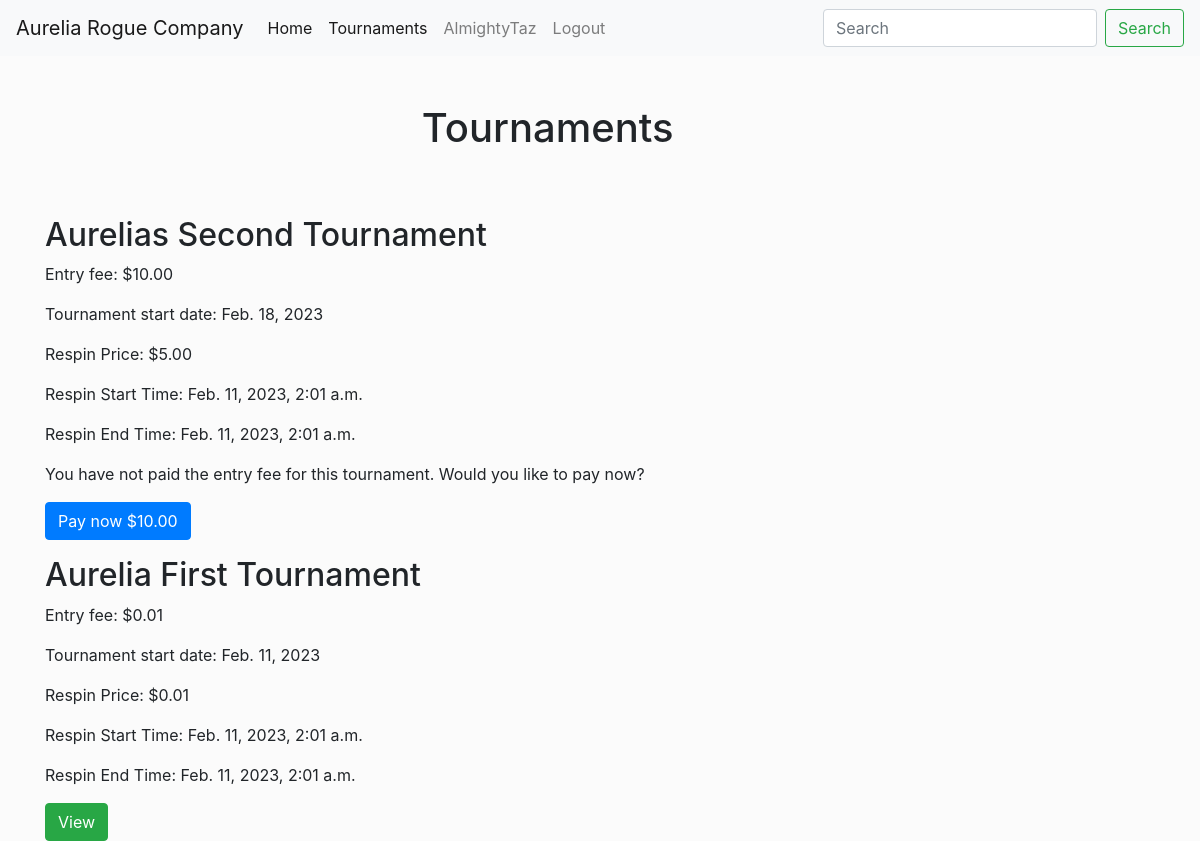
Screenshot of /tournament/ (signed in) with the database file from the repository.
### hoster/models.py (models this page shows, shortened)
class Tournament(models.Model):
    name = models.CharField(max_length=255)
    entry_fee = models.DecimalField(max_digits=6, decimal_places=2)
    respins_fee = models.DecimalField(max_digits=6, decimal_places=2)
    date = models.DateField(blank=True)
    start_time = models.DateTimeField(blank=True)
    entry_end_time = models.DateTimeField(blank=True)
    respins_start_time = models.DateTimeField(blank=True)
    respins_end_time = models.DateTimeField(blank=True)
    profiles = models.ManyToManyField(Profile, through='TournamentAccess')
    teams = models.ManyToManyField(Team, blank=True)
    subs = models.ManyToManyField(Profile, related_name='subs', blank=True)
    class Meta:
        db_table = "Tournament"

### hoster/views.py (the view)
# urls.py: path('tournament/', tournaments_view, name="tournaments"),
def tournaments_view(request):
    tournaments = Tournament.objects.all().order_by('-id')
    if request.user.is_authenticated:
        profile = request.user.profile
        for tournament in tournaments:
            entry = tournament.entry_fee
            if profile in tournament.profiles.all():
                pass
    context = {
        'tournaments': tournaments,
        'profile': request.user.profile
    }
    return render(request, 'tournaments.html', context)

### templates/tournaments.html (shortened to what this page needs)
{% extends 'base.html' %}
{% load static %}
{% block content %}
    <div class="container">
        <div class="row">
            <div class="col-xs-6">
                <div class="container ontent">
                    <div class="row">
                        <div class="col">
                            <h1 class="text-center mt-5">Tournaments</h1>
                            <div class="row mt-5">
                                {% for tournament in tournaments %}
                                    <div class="container mt-3">
                                        <h2>{{ tournament.name }}</h2>
                                        <p>Entry fee: ${{ tournament.entry_fee }}</p>
                                        <p>Tournament start date: {{ tournament.date }}</p>
                                        <p>Respin Price: ${{ tournament.respins_fee }}</p>
                                        <p>Respin Start Time: {{ tournament.respins_start_time }}</p>
                                        <p>Respin End Time: {{ tournament.respins_end_time }}</p>
                                        {% if profile in tournament.profiles.all %}
                                            <a href="{% url 'tournament_detail' tournament.id %}"
                                               class="btn btn-success">View</a>
                                        {% else %}
                                            <p>You have not paid the entry fee for this tournament. Would you like to
                                                pay now?</p>
                                            <a href="{% url 'tournament_payment' tournament.id %}"
                                               class="btn btn-primary">Pay now ${{ tournament.entry_fee }}</a>
                                        {% endif %}
                                    </div>
                                {% endfor %}
                            </div>
                        </div>
                    </div>
                </div>
            </div>
        </div>
    </div>
{% endblock %}

### templates/base.html (shortened to what this page needs)
{% load static %}
<!DOCTYPE html>
<html lang="en">
<head>
    <link rel="stylesheet" href="https://stackpath.bootstrapcdn.com/bootstrap/4.5.2/css/bootstrap.min.css"
>
    <link rel="stylesheet" href="https://cdnjs.cloudflare.com/ajax/libs/font-awesome/5.15.1/css/all.min.css"
/>
    <link rel="stylesheet" href="https://maxcdn.bootstrapcdn.com/font-awesome/4.7.0/css/font-awesome.min.css">
    <link rel="stylesheet" href="{% static 'css/style.css' %}" type="text/css">
</head>
<body>
<header>
    {% include 'navbar.html' %}
</header>
<div class="container-fluid main">
    {% block content %}
    {% endblock %}
</div>
{% include 'footer.html' %}

### templates/navbar.html (shortened to what this page needs)
{% load static %}
<nav class="navbar navbar-expand-lg navbar-light bg-light">
    <a class="navbar-brand" href="{% url 'home' %}">Aurelia Rogue Company</a>
    <div class="collapse navbar-collapse" id="navbarSupportedContent">
        <ul class="navbar-nav mr-auto">
            <li class="nav-item active">
                <a class="nav-link" href="{% url 'home' %}">Home <span class="sr-only">(current)</span></a>
            </li>
            <li class="nav-item active">
                <a class="nav-link" href="{% url 'tournaments' %}">Tournaments</a>
            </li>
            {% if request.user.is_authenticated %}
                <li class="nav-item">
                    <a class="nav-link" href="#">{{ request.user.get_username }}</a>
                </li>
                <li class="nav-item">
                    <a class="nav-link" href="{% url 'logout' %}">Logout</a>
                </li>
            {% endif %}
        </ul>
        <form class="form-inline my-2 my-lg-0">
            <input class="form-control mr-sm-2" type="search" placeholder="Search" aria-label="Search">
            <button class="btn btn-outline-success my-2 my-sm-0" type="submit">Search</button>
        </form>
    </div>
</nav>

### templates/footer.html (shortened to what this page needs)
    </body>
  </html>

### static/css/style.css (style rules this page uses)
body { background-color: #fbfbfb; }
.main { width: 100%; }

### rows the page displays
Tournament: name "Aurelias Second Tournament", entry_fee "10.00", date "Feb. 18, 2023", respins_fee "5.00", respins_start_time "Feb. 11, 2023, 2:01 a.m.", respins_end_time "Feb. 11, 2023, 2:01 a.m."
Tournament: name "Aurelia First Tournament", entry_fee "0.01", date "Feb. 11, 2023", respins_fee "0.01", respins_start_time "Feb. 11, 2023, 2:01 a.m.", respins_end_time "Feb. 11, 2023, 2:01 a.m.", shows "View"

### other values shown
{{ request.user.get_username }} "AlmightyTaz"
